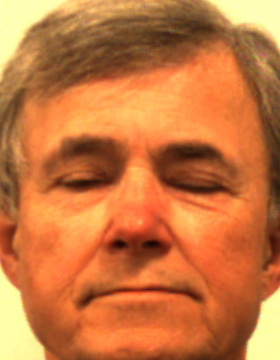
#> input picture Face_Detection/input_images/ref_img001.png, 280 x 360 px, found by its file name
$ python main.py
#> lines starting #> are read from the running program, lines starting #| are printed output that depends on the picture; after the words box and inside, x2 and y2 are one past the last pixel; in counts of white or black regions, pixels touching at a corner belong together
#!/usr/bin/env python
# coding: utf-8

# In[88]:


import cv2
import numpy as np
import matplotlib.pyplot as plt


import numpy as np

def buildRtable(reference_edges):
    num_angles = 8
    angle_division = 360 / num_angles
    height, width = reference_edges.shape
    center_x, center_y = width // 2, height // 2
    possible_reference_points = np.argwhere(reference_edges != 0)
    dists = np.sqrt(np.sum(( possible_reference_points - np.array([center_y, center_x]))**2, axis=1))
    ref_index = np.argmin(dists)
    ref_point = possible_reference_points[ref_index]
    r_table = {}
    for i, point in enumerate( possible_reference_points ):
        for j in range(num_angles):
            angle = j * angle_division
            r = round((point[1] - ref_point[1]) * np.cos(np.deg2rad(angle)) + (point[0] - ref_point[0]) * np.sin(np.deg2rad(angle)))
            if r not in r_table:
                r_table[r] = {}
            if j not in r_table[r]:
                r_table[r][j] = []
            r_table[r][j].append(point)
    return r_table


def genAccumulator(test_edges,r_table):

    sigma = 10
    num_angles = 8
    angle_division = 360 / num_angles
    accumulator = np.zeros(test_image.shape[:2], dtype=np.uint64)
    test_points = np.argwhere(test_edges != 0)
    num_test_points = len(test_points)
    for i in range(num_test_points):
        for j in range(num_angles):
            angle = j * angle_division
            r = round(test_points[i][1] * np.cos(np.deg2rad(angle)) + test_points[i][0] * np.sin(np.deg2rad(angle)))
            if r in r_table and j in r_table[r]:
                for reference_point in r_table[r][j]:
                    x, y = reference_point
                    dx = test_points[i][1] - x
                    dy = test_points[i][0] - y
                    weight = np.exp(-(dx**2 + dy**2)/(2*sigma**2))
                    displaced_x = round(x + dx)
                    displaced_y = round(y + dy)
                    if displaced_x < 0 or displaced_y < 0 or displaced_x >= test_image.shape[1] or displaced_y >= test_image.shape[0]:
                        continue
                    accumulator[displaced_y, displaced_x] += weight
    return accumulator


def find_maxima_location(accumulator):
    max_val = np.amax(accumulator)
    maxima_locations = np.argwhere(accumulator == max_val)
    if len(maxima_locations) > 1:
        center = np.array(accumulator.shape) / 2
        distances = np.linalg.norm(maxima_locations - center, axis=1)
        maxima_locations = np.array([maxima_locations[np.argmin(distances)]])
    return maxima_locations


def draw_rectangles_on_image(image, maxima_locations, size):
    output_image = image.copy()
    for location in maxima_locations:
        x, y = location[::-1]
        cv2.rectangle(output_image, (x-size, y-size), (x+size, y+size), (0, 255, 255), 2)
        cv2.circle(output_image, (x, y), 5, (0, 0, 255), -1)
    return output_image


# In[89]:


# Load the reference image
ref_image_1 = cv2.imread('ref_img001.png', cv2.IMREAD_GRAYSCALE)
#> ref_image_1: shape (360, 280); min 21, max 249, mean 146.2
ref_image_2 = cv2.imread('ref_img002.png', cv2.IMREAD_GRAYSCALE)
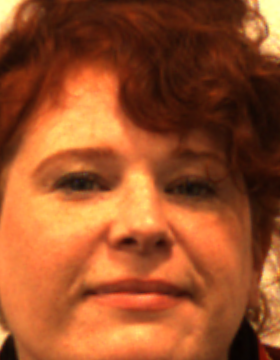
#> input picture Face_Detection/input_images/ref_img002.png, 280 x 360 px, found by its file name
#> ref_image_2: shape (360, 280); min 3, max 247, mean 98
ref_image_3 = cv2.imread('ref_img003.png', cv2.IMREAD_GRAYSCALE)
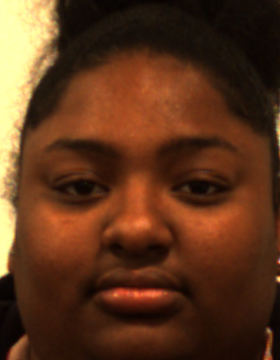
#> input picture Face_Detection/input_images/ref_img003.png, 280 x 360 px, found by its file name
#> ref_image_3: shape (360, 280); min 3, max 247, mean 61.6

# Detect edges using the Canny edge detector
reference_edges_1 = cv2.Canny(ref_image_1, 50, 100)
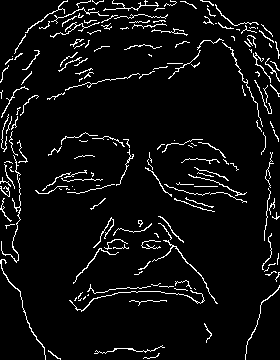
#> reference_edges_1: shape (360, 280); 5.7% white in thin lines or dots
reference_edges_2 = cv2.Canny(ref_image_2, 45, 80)
#> reference_edges_2: shape (360, 280); 5.1% white in thin lines or dots
reference_edges_3 = cv2.Canny(ref_image_3, 60, 105)
#> reference_edges_3: shape (360, 280); 2.1% white in thin lines or dots


# In[90]:


test_image_1 = cv2.imread('test_img001.png', cv2.IMREAD_GRAYSCALE)
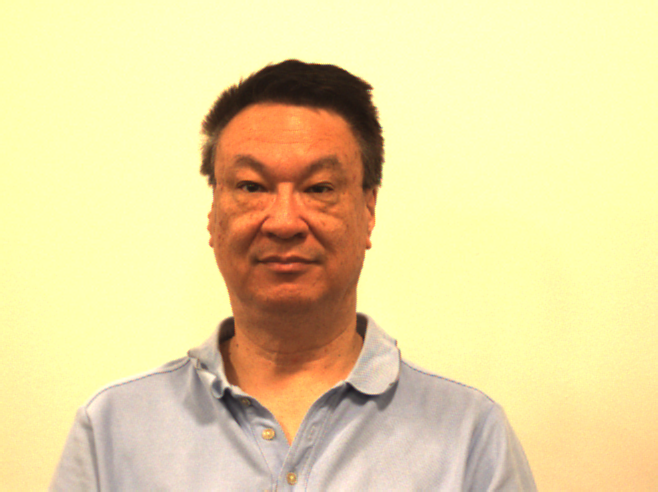
#> input picture Face_Detection/input_images/test_img001.png, 658 x 492 px, found by its file name
#> test_image_1: shape (492, 658); min 22, max 252, mean 215
test_image_2 = cv2.imread('test_img002.png', cv2.IMREAD_GRAYSCALE)
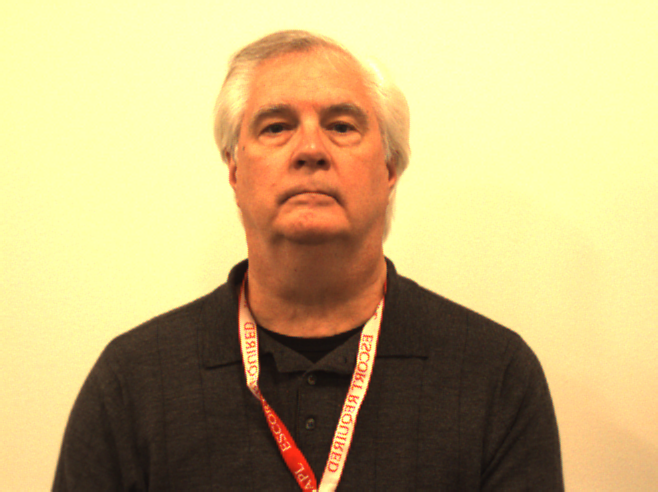
#> input picture Face_Detection/input_images/test_img002.png, 658 x 492 px, found by its file name
#> test_image_2: shape (492, 658); min 13, max 253, mean 176.7
test_image_3 = cv2.imread('test_img003.png', cv2.IMREAD_GRAYSCALE)
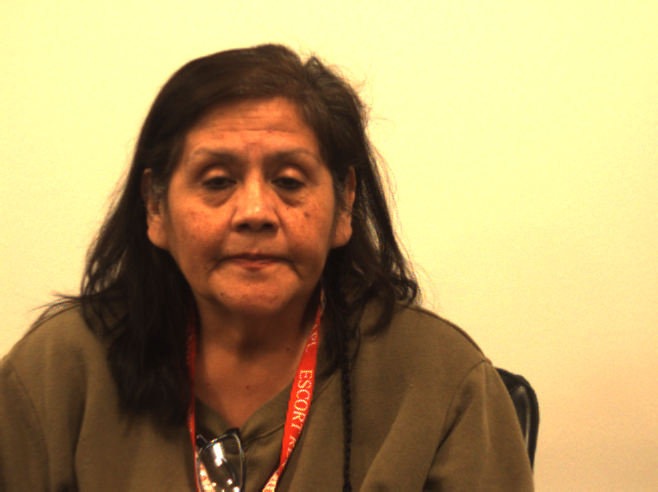
#> input picture Face_Detection/input_images/test_img003.png, 658 x 492 px, found by its file name
#> test_image_3: shape (492, 658); min 10, max 255, mean 154

# Detect edges using the Canny edge detector
test_edges_1 = cv2.Canny(test_image_1, 40, 83)
#> test_edges_1: shape (492, 658); 3.4% white in thin lines or dots, all inside (x1, y1, x2, y2) = (57, 59, 539, 492)
test_edges_2 = cv2.Canny(test_image_2, 59, 67)
#> test_edges_2: shape (492, 658); 2.7% white in thin lines or dots, all inside (x1, y1, x2, y2) = (50, 30, 565, 492)
test_edges_3 = cv2.Canny(test_image_3, 61, 93)
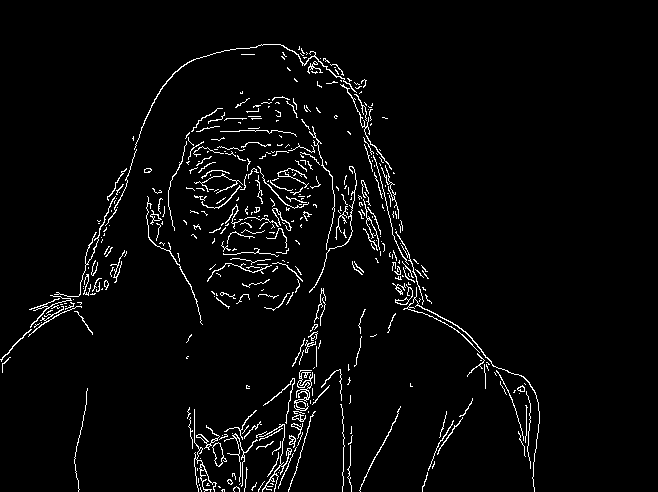
#> test_edges_3: shape (492, 658); 3.4% white in thin lines or dots, all inside (x1, y1, x2, y2) = (0, 44, 540, 492)


# In[91]:


#R table with 3 reference images
r_table_1 = buildRtable(reference_edges_1)
#> in buildRtable, `possible_reference_points = np.argwhere(reference_edges != 0)`: possible_reference_points = 5732 pairs, first value 0 to 359, second value 0 to 279
#> in buildRtable, `dists = np.sqrt(np.sum(( possible_reference_points - np.array([center_..`: dists = 5732 values, max 207.5 at index 5731, min 12.81 at index 3089, mean 126.5
#> in buildRtable, `ref_index = np.argmin(dists)`: ref_index = 3089
#> in buildRtable, `ref_point = possible_reference_points[ref_index]`: ref_point = [170, 148]
#> the loop in buildRtable, `for i, point in enumerate( possible_reference_points ):` made 5732 passes
#> point on passes 1 to 3: [0, 67], [0, 90], [0, 92]
#> after the loop in buildRtable, `for i, point in enumerate( possible_reference_points ):`: r_table = 413 items
#> r_table_1 = 413 items
r_table_2 = buildRtable(reference_edges_2)
#> the loop in buildRtable (call 2), `for i, point in enumerate( possible_reference_points ):` made 5137 passes
#> point on passes 1 to 3: [0, 22], [0, 26], [0, 27]
#> r_table_2 = 457 items
r_table_3 = buildRtable(reference_edges_3)
#> r_table_3 = 467 items


#Accumulators for first image with three different reference images
#> (the run stopped early here; a loop or call above may not have finished)
